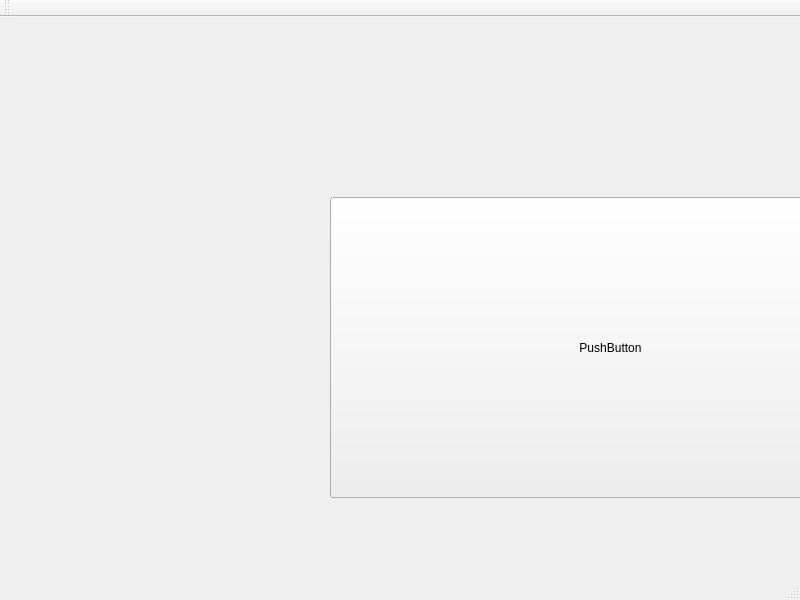
<?xml version="1.0" encoding="UTF-8"?>
<ui version="4.0">
 <class>BotArena2Class</class>
 <widget class="QMainWindow" name="BotArena2Class">
  <property name="geometry">
   <rect>
    <x>0</x>
    <y>0</y>
    <width>800</width>
    <height>600</height>
   </rect>
  </property>
  <property name="windowTitle">
   <string>BotArena2</string>
  </property>
  <widget class="QWidget" name="centralWidget">
   <widget class="QPushButton" name="pushButton">
    <property name="geometry">
     <rect>
      <x>330</x>
      <y>180</y>
      <width>561</width>
      <height>301</height>
     </rect>
    </property>
    <property name="sizePolicy">
     <sizepolicy hsizetype="Maximum" vsizetype="Maximum">
      <horstretch>0</horstretch>
      <verstretch>0</verstretch>
     </sizepolicy>
    </property>
    <property name="text">
     <string>PushButton</string>
    </property>
   </widget>
  </widget>
  <widget class="QMenuBar" name="menuBar">
   <property name="geometry">
    <rect>
     <x>0</x>
     <y>0</y>
     <width>1176</width>
     <height>21</height>
    </rect>
   </property>
  </widget>
  <widget class="QToolBar" name="mainToolBar">
   <attribute name="toolBarArea">
    <enum>TopToolBarArea</enum>
   </attribute>
   <attribute name="toolBarBreak">
    <bool>false</bool>
   </attribute>
  </widget>
  <widget class="QStatusBar" name="statusBar"/>
 </widget>
 <layoutdefault spacing="6" margin="11"/>
 <resources>
  <include location="botarena2.qrc"/>
 </resources>
 <connections/>
</ui>
